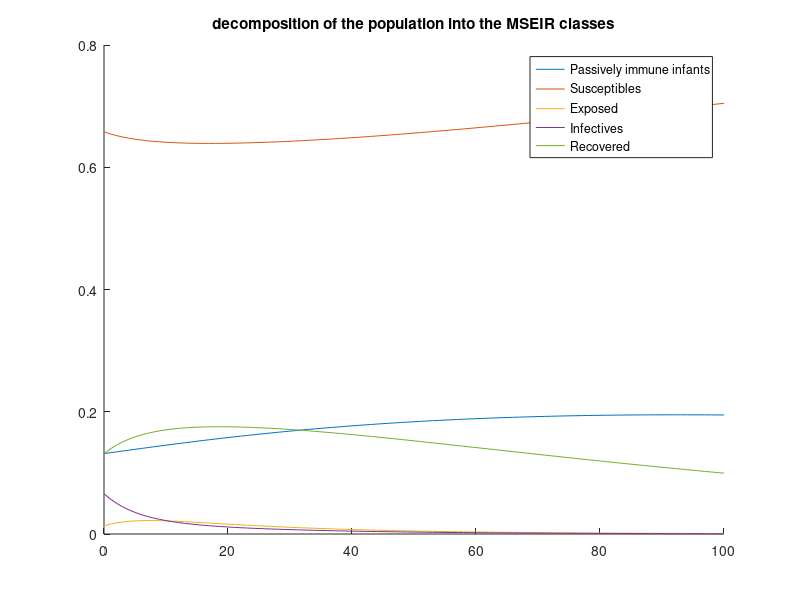

The MATLAB script that drew this image:
b = 0.01;
d = 0.01;
beta = 1/10; %?
gamma = 1/7;
delta = 1/180;
epsilon = 1/14;

q = b-d;
f = @(t,x) [(d+q)*(x(2)+x(3)+x(4))-delta*x(1); 
    beta*x(3)*(1-x(1)-x(2)-x(3)-x(4))-(epsilon+d+q)*x(2);  
    epsilon*x(2)-(gamma+d+q)*x(3);
    gamma*x(3)-(d+q)*x(4)];

Min = 100;
Sin = 500;
Ein = 10;
Iin = 50;
Rin = 100;
Nin = Min+Sin+Ein+Iin+Rin;

T = 0:100;
%N = N*e^((b-d)*T);
[~,MEIR] = ode45(f,T,[Min;Ein;Iin;Rin]./Nin);

m = MEIR(:,1);
e = MEIR(:,2);
i = MEIR(:,3);
r = MEIR(:,4);
s = 1-m-e-i-r;

figure
hold on
title('decomposition of the population into the MSEIR classes')
plot(T,m);
plot(T,s);
plot(T,e);
plot(T,i);
plot(T,r);
legend('Passively immune infants','Susceptibles','Exposed','Infectives','Recovered')%'FontSize',14